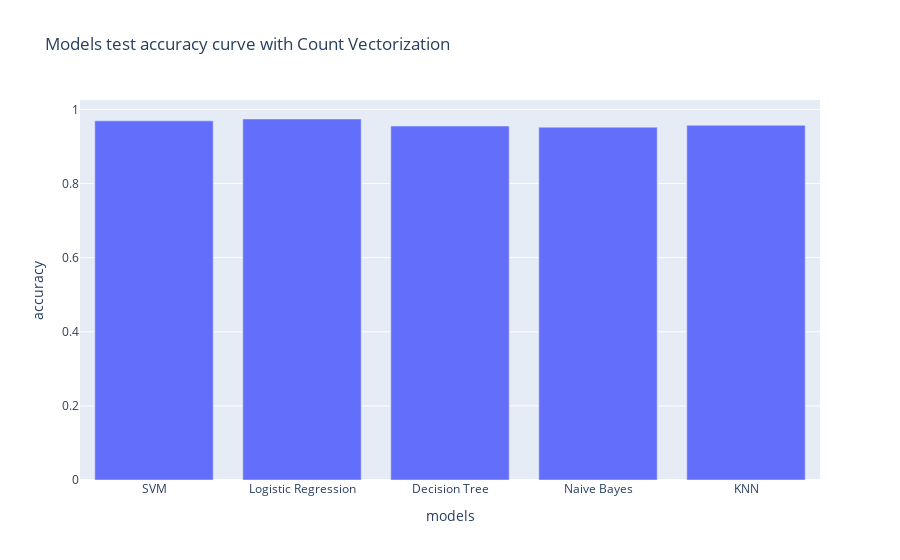

Source (notebook cell):
### Code cell
px.bar(x=y_data,y=x_data,title="Models test accuracy curve with Count Vectorization",labels={'x':'models','y':'accuracy'})

### Figure 1 — Plotly figure (JSON) as saved in the notebook; plotly's stock layout.template omitted (floating-point values rounded to 4 significant figures)
{"data": [{"alignmentgroup": "True", "hovertemplate": "models=%{x}<br>accuracy=%{y}<extra></extra>", "legendgroup": "", "marker": {"color": "#636efa", "pattern": {"shape": ""}}, "name": "", "offsetgroup": "", "orientation": "v", "showlegend": false, "textposition": "auto", "type": "bar", "x": ["SVM", "Logistic Regression", "Decision Tree", "Naive Bayes", "KNN"], "xaxis": "x", "y": [0.969, 0.974, 0.955, 0.952, 0.957], "yaxis": "y"}], "layout": {"barmode": "relative", "legend": {"tracegroupgap": 0}, "title": {"text": "Models test accuracy curve with Count Vectorization"}, "xaxis": {"anchor": "y", "domain": [0, 1], "title": {"text": "models"}}, "yaxis": {"anchor": "x", "domain": [0, 1], "title": {"text": "accuracy"}}}}
